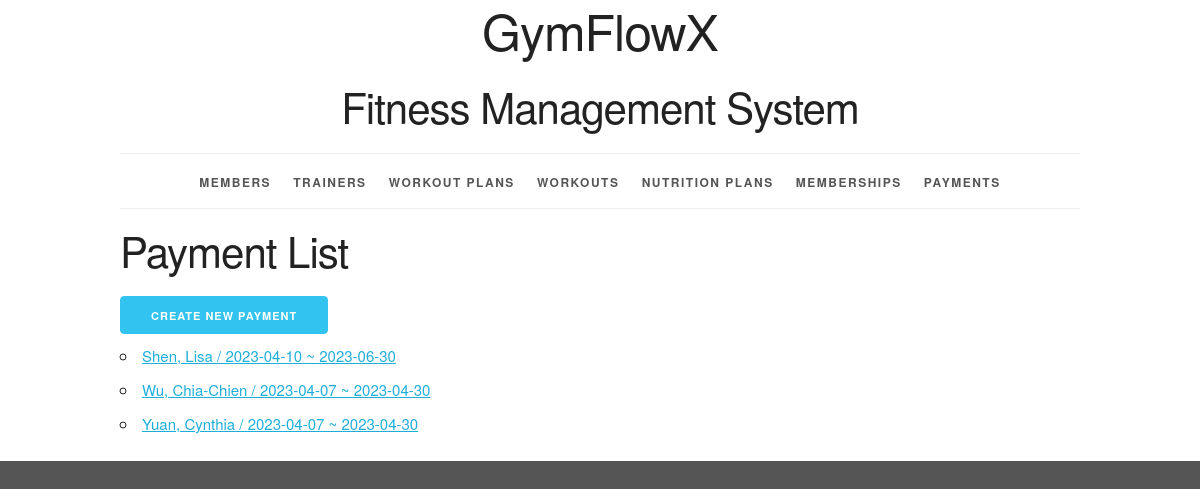
/payment/, run on an earlier commit of the app's database.
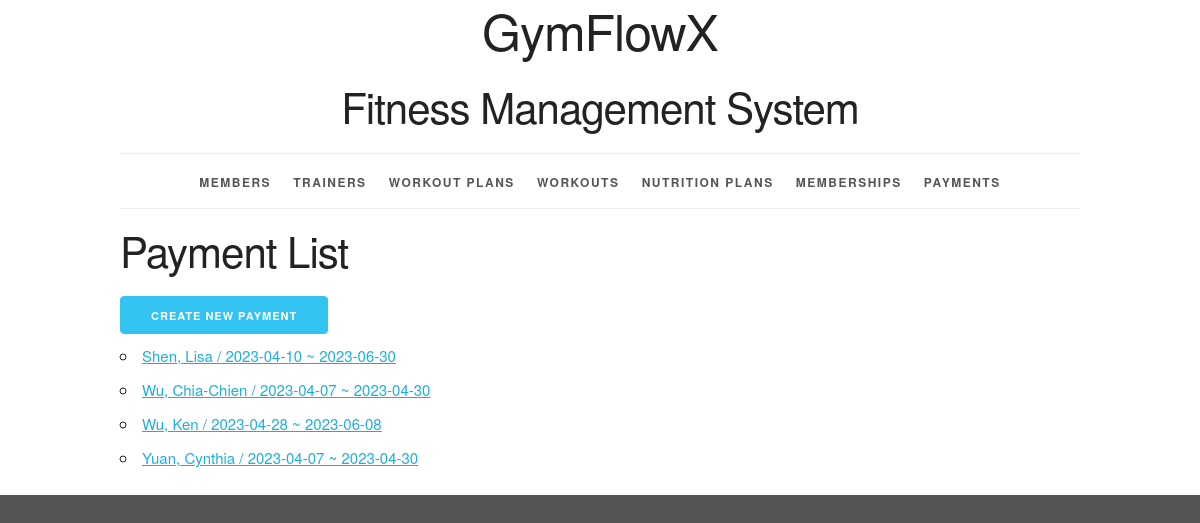
And on a later commit of the database.
### workoutinfo/models.py (models this page shows, shortened)
class Payment(models.Model):
    PAYMENT_METHOD_CHOICES = (
        ('credit_card', 'Credit Card'),
        ('debit_card', 'Debit Card'),
        ('paypal', 'PayPal'),
        ('google_pay', 'Google Pay'),
        ('apple_pay', 'Apple Pay'),
        ('other', 'Other'),
    )
    payment_id = models.AutoField(primary_key=True)
    amount = models.DecimalField(max_digits=10, decimal_places=2, help_text='Enter the amount in USD')
    payment_method = models.CharField(max_length=20, choices=PAYMENT_METHOD_CHOICES)
    payment_date = models.DateField(auto_now_add=True)
    membership = models.ForeignKey(Membership, related_name='payments', on_delete=models.PROTECT)
    member = models.ForeignKey(Member, related_name='payments', on_delete=models.PROTECT)
    def __str__(self):
        return f"{self.member} / {self.membership.start_date} ~ {self.membership.end_date}"
    def get_absolute_url(self):
        return reverse('workoutinfo_payment_detail_urlpattern',
                       kwargs={'pk': self.pk}
                       )
    class Meta:
        ordering = ['member', 'payment_date']

class Member(models.Model):
    MALE = 'M'
    FEMALE = 'F'
    OTHER = 'O'
    GENDER_CHOICES = [
        (MALE, 'Male'),
        (FEMALE, 'Female'),
        (OTHER, 'Other'),
    ]
    member_id = models.AutoField(primary_key=True)
    first_name = models.CharField(max_length=45)
    last_name = models.CharField(max_length=45)
    disambiguator = models.CharField(max_length=45, blank=True, default='')
    gender = models.CharField(max_length=1, choices=GENDER_CHOICES)
    phone_number = models.CharField(
        max_length=15,
        validators=[RegexValidator(
            r'^\+?\d{9,15}$',
            'Enter a valid phone number.'
        )]
    )
    def __str__(self):
        if self.disambiguator == '':
            return '%s, %s' % (self.last_name, self.first_name)
        else:
            result = '%s, %s (%s)' % (self.last_name, self.first_name, self.disambiguator)
        return result
    class Meta:
        ordering = ['last_name', 'first_name', 'disambiguator']
        constraints = [
            models.UniqueConstraint(fields=['last_name', 'first_name', 'phone_number'], name='unique_member')
        ]

class Membership(models.Model):
    membership_id = models.AutoField(primary_key=True)
    start_date = models.DateField()
    end_date = models.DateField()
    member = models.ForeignKey(Member, related_name='memberships', on_delete=models.PROTECT)
    class Meta:
        ordering = ['member', 'start_date', 'end_date']
        constraints = [
            UniqueConstraint(fields=['member', 'start_date', 'end_date'], name='unique_membership')
        ]

### workoutinfo/views.py (the view)
class PaymentList(View):
    def get(self, request):
        return render(
            request,
            'workoutinfo/payment_list.html',
            {'payment_list': Payment.objects.all()}
        )

### workoutinfo/templates/workoutinfo/payment_list.html (shortened to what this page needs)
{% extends 'workoutinfo/base.html' %}
{% block content %}
    <h2>Payment List</h2>
    <div>
      <a href="{% url 'workoutinfo_payment_create_urlpattern' %}"
      class="button button-primary">
        Create New Payment</a>
    </div>
    <ul>
        {% for payment in payment_list %}
            <li>
                <a href="{{ payment.get_absolute_url }}">{{ payment }}</a>
            </li>
        {% empty %}
            <li><em>There are currently no payments available.</em></li>
        {% endfor %}
    </ul>
{% endblock %}

What changed in the data, as far as the page shows it:
added Payment: member+membership "Wu, Ken / 2023-04-28 ~ 2023-06-08"
